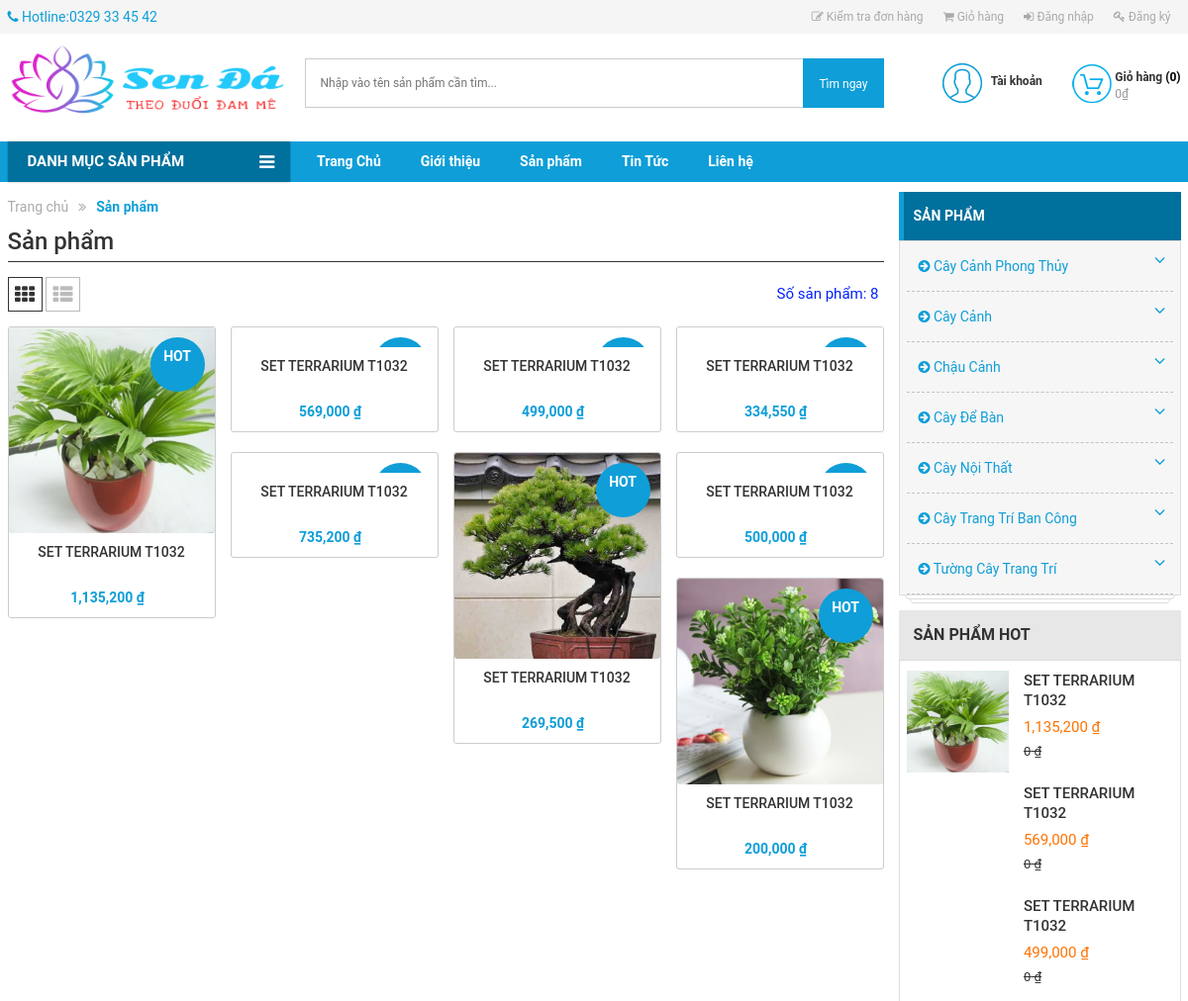
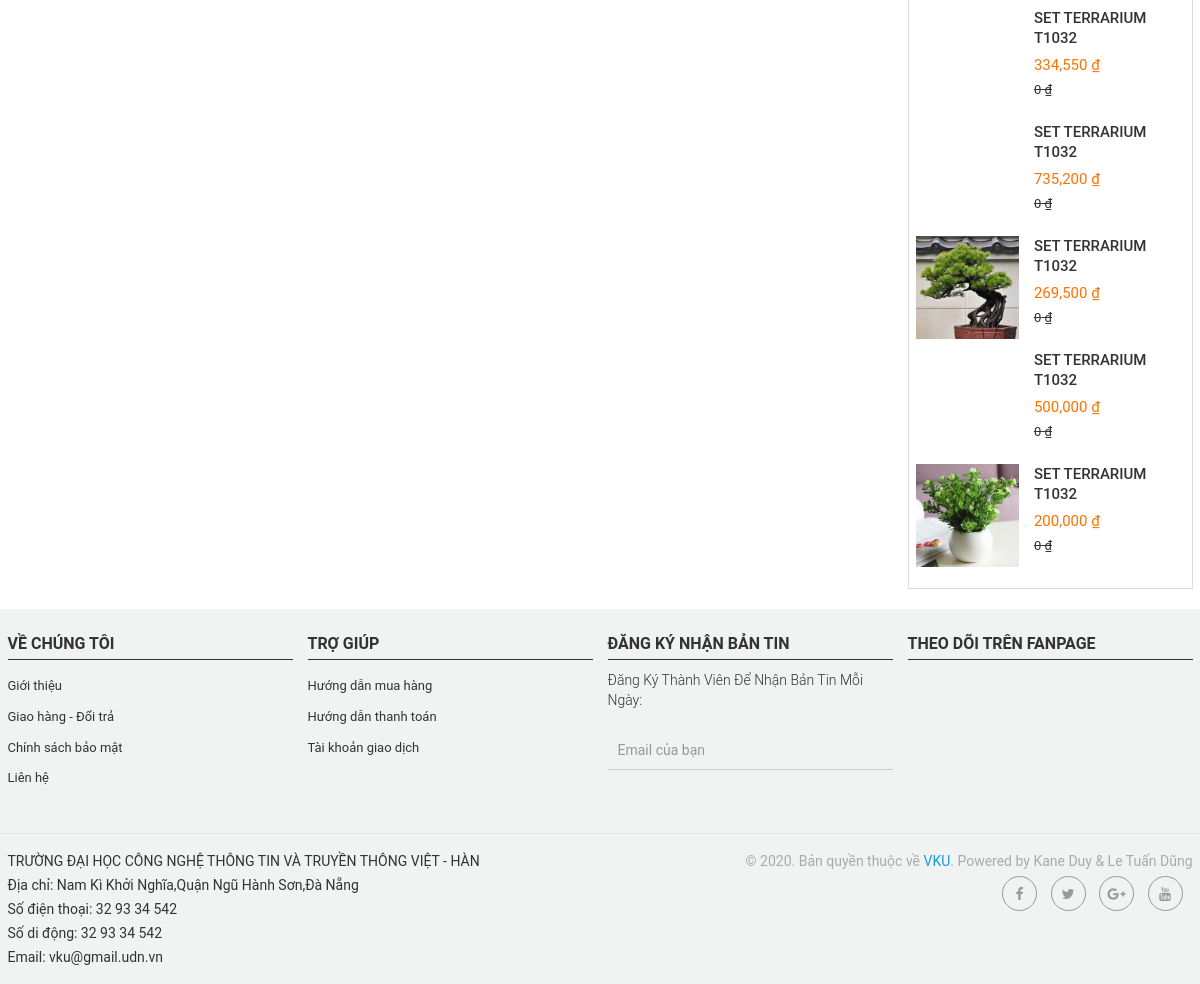
Screenshot of /?act=shop&sp=1 with the database file from the repository (2 pictures, top to bottom).
### tables this page shows
CREATE TABLE `logo` (
  `Id` int(11) NOT NULL,
  `image` varchar(255) NOT NULL,
  `width` varchar(255) NOT NULL,
  `height` varchar(255) NOT NULL,
  `TrangThai` int(11) NOT NULL
);

CREATE TABLE `menu` (
  `id` int(11) NOT NULL,
  `TenMenu` varchar(255) NOT NULL,
  `Link` varchar(255) NOT NULL,
  `NoiDung` longtext NOT NULL
);

CREATE TABLE `sanpham` (
  `MaSP` int(11) NOT NULL,
  `MaLSP` int(11) NOT NULL,
  `MaDM` int(11) NOT NULL,
  `TenSP` varchar(70) NOT NULL,
  `DonGia` int(11) NOT NULL,
  `DonGiaChinh` int(30) NOT NULL,
  `SoLuong` int(10) UNSIGNED NOT NULL DEFAULT 1,
  `HinhAnh1` longtext NOT NULL,
  `HinhAnh2` longtext DEFAULT NULL,
  `HinhAnh3` longtext DEFAULT NULL,
  `HinhAnh4` longtext NOT NULL,
  `HinhAnh5` longtext NOT NULL,
  `HinhAnh6` longtext NOT NULL,
  `HinhAnh7` longtext NOT NULL,
  `HinhAnh8` longtext NOT NULL,
  `Loai1` varchar(30) NOT NULL,
  `Loai2` varchar(30) NOT NULL,
  `Loai3` varchar(30) NOT NULL,
  `Loai4` varchar(30) NOT NULL,
  `Size1` varchar(30) NOT NULL,
  `Size2` varchar(30) NOT NULL,
  `Size3` varchar(30) NOT NULL,
  `Size4` varchar(30) NOT NULL,
  `MaKM` int(11) NOT NULL,
  `LoaiSale` varchar(30) NOT NULL,
  `TrangThai` int(11) NOT NULL,
  `MoTa` longtext NOT NULL,
  `MoTa1` longtext NOT NULL,
  `MoTa2` longtext NOT NULL,
  `ThoiGian` datetime DEFAULT NULL
);

CREATE TABLE `danhmuc` (
  `MaDM` int(11) NOT NULL,
  `TenDM` varchar(255) DEFAULT NULL,
  `IconDM` varchar(30) NOT NULL
);

CREATE TABLE `footer` (
  `Id` int(11) NOT NULL,
  `NoiDung` longtext NOT NULL,
  `TrangThai` int(11) NOT NULL
);

### Controllers/ShopController.php (called while the page is built, shortened)
<?php
require_once("Models/shop.php");
class ShopController
{
    var $shop_model;
    public function __construct()
    {
        $this->shop_model = new Shop();
    }
    function list()
    {
 $data_danhmuc = $this->shop_model->danhmuc();
        $data_chitietDM = array();
        for ($i = 1; $i <= count($data_danhmuc); $i++) {
            $data_chitietDM[$i] = $this->shop_model->chitietdanhmuc($i);
        }
  $data_menu=$this->shop_model->menu(0,5);
          $data_logo=$this->shop_model->logo();
  $data=$this->shop_model->sanpham_all();
        if (isset($_GET['sp']) and isset($_GET['loai'])) {
            $data_loai = $this->shop_model->chitiet_loai($_GET['loai'], $_GET['sp']);
            if ($data_loai != null) {
                $data = $this->shop_model->chitiet($data_loai[0]['MaLSP'], $_GET['sp']);
                $data_noibat = $this->shop_model->sanpham_noibat();
                $data_count = $this->shop_model->count_sp_ctdm($_GET['sp'], $data_loai[0]['MaLSP']);
                $data_tong = $data_count['tong'];
            }
        } else {
            if (isset($_GET['sp'])) {
                $data = $this->shop_model->sanpham_danhmuc(0, 9, $_GET['sp']);
                $data_count = $this->shop_model->count_sp_dm($_GET['sp']);
                $data_tong = $data_count['tong'];
            }
        }
        require_once('Views/index.php');
    }
}

### Models/connection.php (called while the page is built, shortened)
<?php
    class connection{
        function __construct()
        {
            $severname ="localhost";
            $username ="root";
            $password ="";
            $db_name ="senda";
            $this->conn = new mysqli($severname,$username,$password,$db_name);
        }
    }
?>

### Models/model.php (called while the page is built, shortened)
<?php
require_once("connection.php");
class model
{
    var $conn;
    function __construct()
    {
        $conn_obj = new connection();
        $this->conn = $conn_obj->conn;
    }
    function danhmuc()
    {
        $query =  "SELECT * from DanhMuc ";
        require("result.php");
        return $data;
    }
    function chitietdanhmuc($id)
    {
        $query =  "SELECT d.TenDM as Ten, l.* FROM danhmuc as d, loaisanpham as l WHERE d.MaDM = l.MaDM and d.MaDM = $id";
        require("result.php");
        return $data;
    }
    function menu($a,$b){
        $query="SELECT * FROM menu limit $a,$b";
         require("result.php");
        return $data;
    }
   function logo(){
     $query =  "SELECT * from logo where TrangThai= 1 ";
        $result = $this->conn->query($query);
        return $result->fetch_assoc();
   }
    function sanpham_danhmuc($a, $b, $danhmuc)
    {
        $query =   "SELECT * from sanpham WHERE TrangThai = 1  and MaDM = $danhmuc ORDER BY ThoiGian DESC limit $a,$b";
        require("result.php");
        return $data;
    }
}

### Models/result.php (called while the page is built, shortened)
<?php
$result = $this->conn->query($query);
$data = array();
while ($row = $result->fetch_assoc()) {
    $data[] = $row;
}
?>

### Models/shop.php (called while the page is built, shortened)
<?php
require_once("model.php");
class Shop extends Model
{
    function loaisp($a,$b)
    {
        $query = "SELECT * FROM loaisanpham WHERE   MaDM = 1 LIMIT $a, $b";
        require("result.php");
        return $data;
    }
    function sanpham_all(){
         $query = "SELECT * FROM sanpham";
        require("result.php");
        return $data;
    }
    function count_sp_dm($dm)
    {
        $query = "SELECT COUNT(MaSP) as tong FROM sanpham WHERE MaDM = $dm";
        return $this->conn->query($query)->fetch_assoc();
    }
}

### Views/shop/category.php (the view, shortened to what this page needs)
<div class="col-md-3">
    <div class="menu-product">
        <h3>
            <span>
                Sản phẩm
            </span>
        </h3>
        <ul class='level0'>
              <?php    $i = 1; foreach ($data_chitietDM as $row) { ?>
            <li class="child"><span><a href='?act=shop&sp=<?= $i?>'><i class='fa fa-arrow-circle-right'></i> <?= $data_danhmuc[$i-1]['TenDM'] ?></a></span><span class='open-close'><i class='fa fa-angle-down'></i></span>
            </li>
            <?php $i++;
             } ?>
    </ul class='level0'>
</div>
<div class="box-product widget_block_sidebar">
    <div class="title_product_related widget_title_sidebar">
        <h3>
            Sản phẩm Hot
        </h3>
    </div>
    <ul class="list_product_related widget_list_sidebar clearfix">
       <?php
            if(isset($data) and $data != NULL){
                foreach ($data as  $value) {
        ?>
        <li class="pro-loop clearfix">
            <div class="col-md-5 col-sm-5 col-xs-5">
                <a href="?act=detail&id=<?=$value['MaSP']?>">
                    <img src="public/image/sanpham/<?=$value['HinhAnh1']?>" alt="">
                </a>
            </div>
            <div class="col-md-7 col-sm-7 col-xs-7">
                <a href="?act=detail&id=<?=$value['MaSP']?>" >
                    <h3 class="product_related_name">
                        <?=$value['TenSP']?>
                    </h3>
                    <p class="product_related_price">
                        <span class="product_related_price"><?=number_format($value['DonGia'])?>&nbsp;₫</span>
                        <span class="product_related_old_price"><?=number_format($value['DonGiaChinh'])?>&nbsp;₫</span>
                    </p>
                </a>
            </div>
        </li>
    <?php }}else{
            echo '<p> KHÔNG CÓ DỮ LIỆU </p>';}?>
    </ul>
</div>
</div>

### Views/header_footer/header.php (shortened to what this page needs)
      <div class="wrapper">
            <div class="header">
                <section class="top-link clearfix">
                    <div class="container">
                        <div class="row">
                            <div class="col-md-12">
                                <ul class="nav navbar-nav topmenu-contact pull-left">
                                    <li><i class="fa fa-phone"></i> <span>Hotline:0329 33 45 42</span></li>
                                </ul>
                                <ul class="nav navbar-nav navbar-right topmenu  hidden-xs hidden-sm">
                                    <?php if(isset($_SESSION['login'])) { ?>
                                     <li class="order-check"><a href="?act=checkorder"><i class="fa fa-pencil-square-o"></i> Kiểm tra đơn hàng</a></li>
                                     <li class="order-cart"><a href="?act=cart"><i class="fa fa-shopping-cart"></i> Giỏ hàng</a></li>
                                     <?php  if(isset($_SESSION['isLogin_Admin']) || isset($_SESSION['isLogin_Nhanvien'])){ ?>
                                     <li class="webmaster"><a href="admin/?mod=login"><i class="fa fa-gears"></i> Quản trị website</a></li>
                                      <?php } ?>
                                     <li class="account-info">
                                        <a href="?act=taikhoan&xuli=account">Chào <?=$_SESSION['login']['HoTen']?> </a>
                                        <a class="account-logout" id="btnLogOff" href="?act=taikhoan&xuli=dangxuat" title="">[Thoát] </a>
                                    </li>
                                <?php }
                                else{?>
                                     <li class="order-check"><a href="?act=checkorder"><i class="fa fa-pencil-square-o"></i> Kiểm tra đơn hàng</a></li>
                                    <li class="order-cart"><a href="?act=cart"><i class="fa fa-shopping-cart"></i> Giỏ hàng</a></li>
                                    <li class="account-login"><a href="?act=taikhoan"><i class="fa fa-sign-in"></i> Đăng nhập </a></li>
                                    <li class="account-register"><a href="?act=dangky"><i class="fa fa-key"></i> Đăng ký </a></li>
                                <?php }
                                    ?>
                                </ul>
                            </div>
                        </div>
                    </div>
                </section>
<header id="header">
    <div id="header_main">
        <div class="container">
            <div class="row">
                <div class="col-lg-3 col-md-3 col-sm-4 col-xs-8">
                    <h1 class="pull-left">
                        <a href="?act=home" class="logo" title="">
                            <img src="public/image/icon/<?=$data_logo['image']?>" style="width: <?=$data_logo['width']?>;height: <?=$data_logo['height']?>" alt="" title="">
                        </a>
                    </h1>
                </div>
                <div class="col-lg-6 col-md-5 col-sm-4 hidden-xs">
                    <div class="search_box">
                        <div class="search_wrapper">
                            <form action="?act=shop" method="POST">
                            <input type="text" placeholder="Nhập vào tên sản phẩm cần tìm..." name="keyword" class="index_input_search" id="txtsearch"  />
                            <button class="btn_search_submit btn " type="submit" id="btnsearch"><span>Tìm ngay</span></button>
                            </form>
                        </div>
                    </div>
                </div>
                <div class="col-lg-3 col-md-4 col-sm-4 col-xs-12">
                    <div class="cart_header">
                        <a href="?act=cart" title="Giỏ hàng">
                            <?php
                           $numberCart=0;
                            $thanhtien = 0;
                        ?>
                            <span class="cart_header_icon"></span>
                            <span class="box_text">
                                <strong class="cart_header_count">Giỏ hàng <span>(<span id="numberCart"><?=$numberCart?></span>)</span></strong>
                                <span class="cart_price"><?=number_format($thanhtien)?>₫</span>
                            </span>
                        </a>
                    </div>
                    <div class="user_login">
                        <div class="user_login_icon"></div>
                        <div class="box_text">
                            <strong>Tài khoản</strong>
                        </div>
                    </div>
                </div>
            </div>
        </div>
    </div>
</header>
    <nav class="navbar-main">
        <div id="mb_mainnav">
            <div class="container">
                <div class="row">
                    <div class="col-md-3 col-sm-12 col-xs-12 vertical_menu">
                        <div id="mb_verticle_menu" class="menu-quick-select">
                            <div class="title_block">
                                <span>Danh mục sản phẩm</span>
                            </div>
                    </div>
                </div>
                <nav class="col-md-9 col-sm-12 col-xs-12 p-l-0">
                    <ul class='menu nav navbar-nav menu_hori'>
                    <?php foreach ($data_menu as $value) { ?>
                            <li class="level0"><a class='' href='<?=$value['Link']?>'><span><?=$value['TenMenu']?></span></a></li>
                        <?php } ?>
                    </ul class='menu nav navbar-nav menu_hori'>
                </nav>
            </div>
        </div>
    </div>
</nav>
</div>

### Views/shop/list-products.php (shortened to what this page needs)
<div class="col-md-9">
    <div class="breadcrumb clearfix">
        <ul>
            <li itemtype="http://shema.org/Breadcrumb" itemscope="" class="home">
                <a title="Đến trang chủ" href="/" itemprop="url"><span itemprop="title">Trang chủ</span></a>
            </li>
            <li class="icon-li"><strong>Sản phẩm</strong> </li>
        </ul>
    </div>
 <div class="product-content">
    <h1 title="products" class="page_heading ">
        Sản phẩm
    </h1>
    <div class="sortPagibar m-b-15 clearfix">
        <div class="pull-left">
            <div class="collection_view">
                <button type="button" title="Gird" class="change_view change_view_active" data-view="grid">
                    <span class="icon_fallback_text">
                        <span class="fa fa-th" aria-hidden="true"></span>
                    </span>
                </button>
                <button type="button" title="List" class="change_view" data-view="list">
                    <span class="icon_fallback_text">
                        <span class="fa fa-th-list" aria-hidden="true"></span>
                    </span>
                </button>
            </div>
        </div>
        <div class="pull-right">
            <div class="browse-tags">
               Số sản phẩm: <?= $data_tong ?>
            </div>
        </div>
    </div>
    <div class="product_list grid clearfix">
        <?php
        if(isset($data) and $data != NULL){
            foreach ($data as  $value) {
                ?>
                <div class="col-lg-3 col-md-3 col-sm-6 col-xs-6 product-wrapper zoomIn wow">
                    <div class="product-block product-resize m-b-20">
                        <div class="product-image image-resize">
                            <div class="sold-out">Hot</div>
                            <a href="?act=detail&id=<?=$value['MaSP']?>">
                                <img class="first-img" src="public/image/sanpham/<?=$value['HinhAnh1']?>" alt="">
                            </a>
                            <div class="product-actions hidden-xs">
                            </div>
                        </div>
                        <div class="product-info text-center m-t-xxs-20">
                            <h3 class="pro-name">
                                <a href="?act=detail&id=<?=$value['MaSP']?>" ><?=$value['TenSP']?></a>
                            </h3>
                            <div class="pro-prices">
                                <span class="pro-price"><?=number_format($value['DonGia'])?>&nbsp;₫</span>
                            </div>
                        </div>
                    </div>
                </div>
            <?php }}
            else{
                echo '<p> KHÔNG CÓ DỮ LIỆU </p>';}?>
            </div>
            <div class="paginate">
                <div class="col-lg-12 col-md-12 col-sm-12 col-xs-12" id="pagination">
                </div>
            </div>
        </div>
</div>

### rows the page displays
logo: image (picture)
menu: TenMenu "Trang Chủ"
menu: TenMenu "Giới thiệu"
menu: TenMenu "Sản phẩm"
menu: TenMenu "Tin Tức"
menu: TenMenu "Liên hệ"
sanpham: HinhAnh1 (picture), TenSP "SET TERRARIUM T1032", DonGia "1,135,200", DonGiaChinh "0"
sanpham: TenSP "SET TERRARIUM T1032", DonGia "569,000", DonGiaChinh "0"
sanpham: TenSP "SET TERRARIUM T1032", DonGia "499,000", DonGiaChinh "0"
sanpham: TenSP "SET TERRARIUM T1032", DonGia "334,550", DonGiaChinh "0"
sanpham: TenSP "SET TERRARIUM T1032", DonGia "735,200", DonGiaChinh "0"
sanpham: HinhAnh1 (picture), TenSP "SET TERRARIUM T1032", DonGia "269,500", DonGiaChinh "0"
sanpham: TenSP "SET TERRARIUM T1032", DonGia "500,000", DonGiaChinh "0"
sanpham: HinhAnh1 (picture), TenSP "SET TERRARIUM T1032", DonGia "200,000", DonGiaChinh "0"
danhmuc: TenDM "Cây Cảnh Phong Thủy"
danhmuc: TenDM "Cây Cảnh"
danhmuc: TenDM "Chậu Cảnh"
danhmuc: TenDM "Cây Để Bàn"
danhmuc: TenDM "Cây Nội Thất"
danhmuc: TenDM "Cây Trang Trí Ban Công"
danhmuc: TenDM "Tường Cây Trang Trí"

### other values shown
$numberCart "0"
$thanhtien "0"
$data_tong "8"
